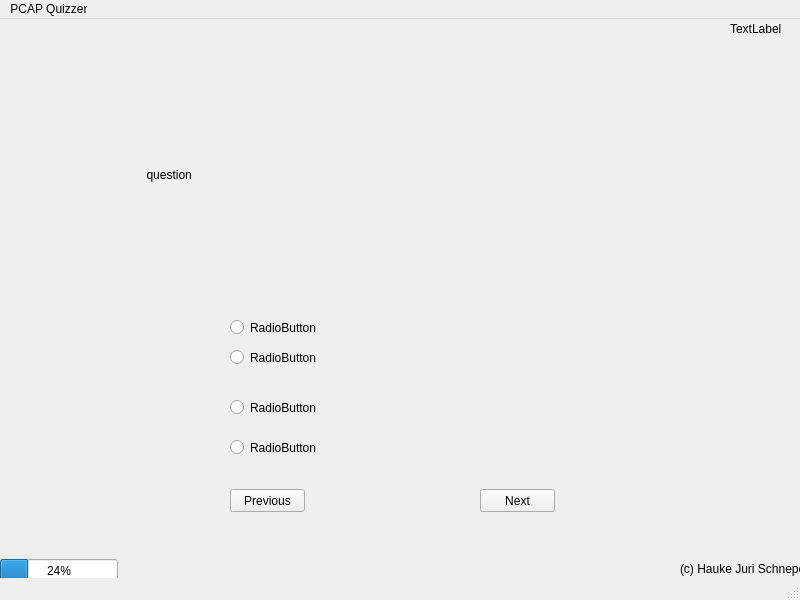
<?xml version="1.0" encoding="UTF-8"?>
<ui version="4.0">
 <class>MainWindow</class>
 <widget class="QMainWindow" name="MainWindow">
  <property name="geometry">
   <rect>
    <x>0</x>
    <y>0</y>
    <width>800</width>
    <height>600</height>
   </rect>
  </property>
  <property name="windowTitle">
   <string>MainWindow</string>
  </property>
  <widget class="QWidget" name="centralwidget">
   <widget class="QPushButton" name="next_button">
    <property name="geometry">
     <rect>
      <x>480</x>
      <y>470</y>
      <width>75</width>
      <height>23</height>
     </rect>
    </property>
    <property name="text">
     <string>Next</string>
    </property>
   </widget>
   <widget class="QPushButton" name="previous_button">
    <property name="geometry">
     <rect>
      <x>230</x>
      <y>470</y>
      <width>75</width>
      <height>23</height>
     </rect>
    </property>
    <property name="text">
     <string>Previous</string>
    </property>
   </widget>
   <widget class="QLabel" name="question">
    <property name="geometry">
     <rect>
      <x>60</x>
      <y>40</y>
      <width>651</width>
      <height>231</height>
     </rect>
    </property>
    <property name="text">
     <string>                          question</string>
    </property>
   </widget>
   <widget class="QLabel" name="copyright_label">
    <property name="geometry">
     <rect>
      <x>680</x>
      <y>540</y>
      <width>121</width>
      <height>20</height>
     </rect>
    </property>
    <property name="text">
     <string>(c) Hauke Juri Schnepel</string>
    </property>
   </widget>
   <widget class="QRadioButton" name="radio_button_a">
    <property name="geometry">
     <rect>
      <x>230</x>
      <y>300</y>
      <width>371</width>
      <height>17</height>
     </rect>
    </property>
    <property name="text">
     <string>RadioButton</string>
    </property>
   </widget>
   <widget class="QRadioButton" name="radio_button_b">
    <property name="geometry">
     <rect>
      <x>230</x>
      <y>330</y>
      <width>351</width>
      <height>17</height>
     </rect>
    </property>
    <property name="text">
     <string>RadioButton</string>
    </property>
   </widget>
   <widget class="QRadioButton" name="radio_button_c">
    <property name="geometry">
     <rect>
      <x>230</x>
      <y>380</y>
      <width>361</width>
      <height>17</height>
     </rect>
    </property>
    <property name="text">
     <string>RadioButton</string>
    </property>
   </widget>
   <widget class="QRadioButton" name="radio_button_d">
    <property name="geometry">
     <rect>
      <x>230</x>
      <y>420</y>
      <width>341</width>
      <height>17</height>
     </rect>
    </property>
    <property name="text">
     <string>RadioButton</string>
    </property>
   </widget>
   <widget class="QProgressBar" name="progressBar">
    <property name="geometry">
     <rect>
      <x>0</x>
      <y>540</y>
      <width>118</width>
      <height>23</height>
     </rect>
    </property>
    <property name="value">
     <number>24</number>
    </property>
   </widget>
   <widget class="QLabel" name="timer_label">
    <property name="geometry">
     <rect>
      <x>730</x>
      <y>0</y>
      <width>61</width>
      <height>20</height>
     </rect>
    </property>
    <property name="text">
     <string>TextLabel</string>
    </property>
   </widget>
  </widget>
  <widget class="QMenuBar" name="menubar">
   <property name="geometry">
    <rect>
     <x>0</x>
     <y>0</y>
     <width>800</width>
     <height>21</height>
    </rect>
   </property>
   <widget class="QMenu" name="menuPCAP_Quizzer">
    <property name="title">
     <string>PCAP Quizzer</string>
    </property>
   </widget>
   <addaction name="menuPCAP_Quizzer"/>
  </widget>
  <widget class="QStatusBar" name="statusbar"/>
 </widget>
 <resources/>
 <connections/>
</ui>
